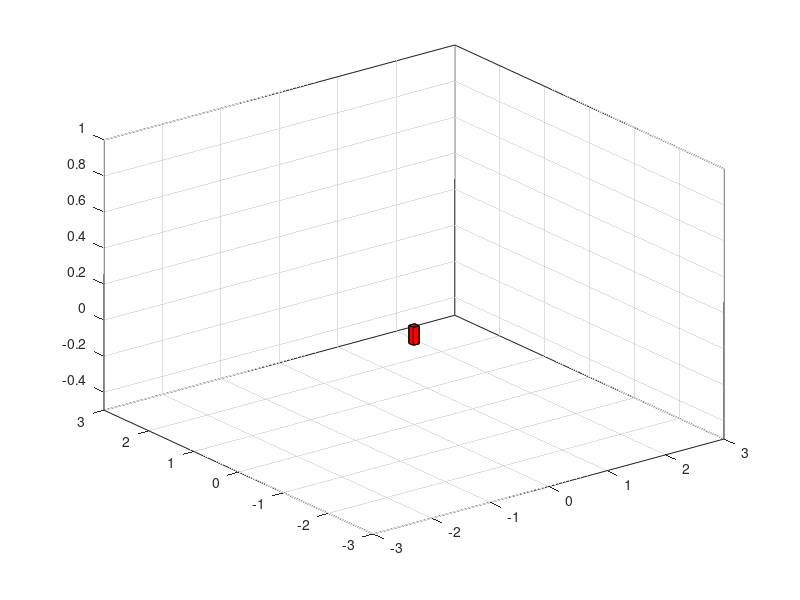

Source code (MATLAB): (Note: this script raises an error after producing the figure.)
%% Translation visualizer

close all;

ax = axes('XLim',[-3.0 3.0],'YLim',[-3.0 3.0],'ZLim',[-0.5 1.0]);
view(3)
grid on
box on
vert = [1 1 1; 1 2 1; 2 2 1; 2 1 1 ; ...
            1 1 2;1 2 2; 2 2 2;2 1 2]*0.1-0.15;
    fac = [1 2 3 4; ...
        2 6 7 3; ...
        4 3 7 8; ...
        1 5 8 4; ...
        1 2 6 5; ...
        5 6 7 8];
    h = patch('Faces',fac,'Vertices',vert,'FaceColor','r');  % patch function

t = hgtransform('Parent',ax);
set(h,'Parent',t)

Rz = eye(4);



for r = 1:length(filtered_position)
    % Z-axis rotation matrix
    %Rz = makehgtform('zrotate',eul(r,1));
    %Rz = eul2rotm([eul(r,1) eul(r,2) eul(r,3)],'ZYX');
    %transform = rotm2tform(Rz);
    
    transform = makehgtform('translate',[filtered_position(r,1) filtered_position(r,2) 0]);
    
    % Scaling matrix
    %Sxy = makehgtform('scale',r/4);
    % Concatenate the transforms and
    % set the transform Matrix property
    set(t,'Matrix',transform);
    percentage=r/length(filtered_position);
    disp(percentage*100);
    drawnow
     
end